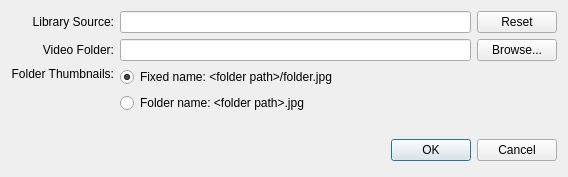
<?xml version="1.0" encoding="UTF-8"?>
<ui version="4.0">
 <class>PreferencesDialog</class>
 <widget class="QDialog" name="PreferencesDialog">
  <property name="geometry">
   <rect>
    <x>0</x>
    <y>0</y>
    <width>568</width>
    <height>177</height>
   </rect>
  </property>
  <property name="windowTitle">
   <string>Preferences</string>
  </property>
  <layout class="QVBoxLayout" name="verticalLayout_2">
   <item>
    <layout class="QGridLayout" name="gridLayout">
     <item row="0" column="0">
      <widget class="QLabel" name="label_2">
       <property name="text">
        <string>Library Source:</string>
       </property>
       <property name="alignment">
        <set>Qt::AlignRight|Qt::AlignTrailing|Qt::AlignVCenter</set>
       </property>
      </widget>
     </item>
     <item row="0" column="1">
      <widget class="QLineEdit" name="sourceLineEdit"/>
     </item>
     <item row="0" column="2">
      <widget class="QPushButton" name="resetButton">
       <property name="text">
        <string>Reset</string>
       </property>
      </widget>
     </item>
     <item row="1" column="0">
      <widget class="QLabel" name="label">
       <property name="text">
        <string>Video Folder:</string>
       </property>
       <property name="alignment">
        <set>Qt::AlignRight|Qt::AlignTrailing|Qt::AlignVCenter</set>
       </property>
      </widget>
     </item>
     <item row="1" column="1">
      <widget class="QLineEdit" name="pathLineEdit"/>
     </item>
     <item row="1" column="2">
      <widget class="QPushButton" name="browseButton">
       <property name="text">
        <string>Browse...</string>
       </property>
      </widget>
     </item>
     <item row="2" column="0">
      <widget class="QLabel" name="label_3">
       <property name="text">
        <string>Folder Thumbnails:</string>
       </property>
       <property name="alignment">
        <set>Qt::AlignRight|Qt::AlignTop|Qt::AlignTrailing</set>
       </property>
      </widget>
     </item>
     <item row="2" column="1">
      <layout class="QVBoxLayout" name="verticalLayout">
       <item>
        <widget class="QRadioButton" name="fixedNameButton">
         <property name="text">
          <string>Fixed name: &lt;folder path&gt;/folder.jpg</string>
         </property>
         <property name="checked">
          <bool>true</bool>
         </property>
        </widget>
       </item>
       <item>
        <widget class="QRadioButton" name="folderNameButton">
         <property name="text">
          <string>Folder name: &lt;folder path&gt;.jpg</string>
         </property>
        </widget>
       </item>
      </layout>
     </item>
    </layout>
   </item>
   <item>
    <spacer name="verticalSpacer">
     <property name="orientation">
      <enum>Qt::Vertical</enum>
     </property>
     <property name="sizeHint" stdset="0">
      <size>
       <width>20</width>
       <height>40</height>
      </size>
     </property>
    </spacer>
   </item>
   <item>
    <layout class="QHBoxLayout">
     <property name="spacing">
      <number>6</number>
     </property>
     <property name="leftMargin">
      <number>0</number>
     </property>
     <property name="topMargin">
      <number>0</number>
     </property>
     <property name="rightMargin">
      <number>0</number>
     </property>
     <property name="bottomMargin">
      <number>0</number>
     </property>
     <item>
      <spacer>
       <property name="orientation">
        <enum>Qt::Horizontal</enum>
       </property>
       <property name="sizeHint" stdset="0">
        <size>
         <width>131</width>
         <height>31</height>
        </size>
       </property>
      </spacer>
     </item>
     <item>
      <widget class="QPushButton" name="okButton">
       <property name="text">
        <string>OK</string>
       </property>
       <property name="default">
        <bool>true</bool>
       </property>
      </widget>
     </item>
     <item>
      <widget class="QPushButton" name="cancelButton">
       <property name="text">
        <string>Cancel</string>
       </property>
      </widget>
     </item>
    </layout>
   </item>
  </layout>
 </widget>
 <resources/>
 <connections>
  <connection>
   <sender>okButton</sender>
   <signal>clicked()</signal>
   <receiver>PreferencesDialog</receiver>
   <slot>accept()</slot>
   <hints>
    <hint type="sourcelabel">
     <x>278</x>
     <y>253</y>
    </hint>
    <hint type="destinationlabel">
     <x>96</x>
     <y>254</y>
    </hint>
   </hints>
  </connection>
  <connection>
   <sender>cancelButton</sender>
   <signal>clicked()</signal>
   <receiver>PreferencesDialog</receiver>
   <slot>reject()</slot>
   <hints>
    <hint type="sourcelabel">
     <x>369</x>
     <y>253</y>
    </hint>
    <hint type="destinationlabel">
     <x>179</x>
     <y>282</y>
    </hint>
   </hints>
  </connection>
 </connections>
</ui>
